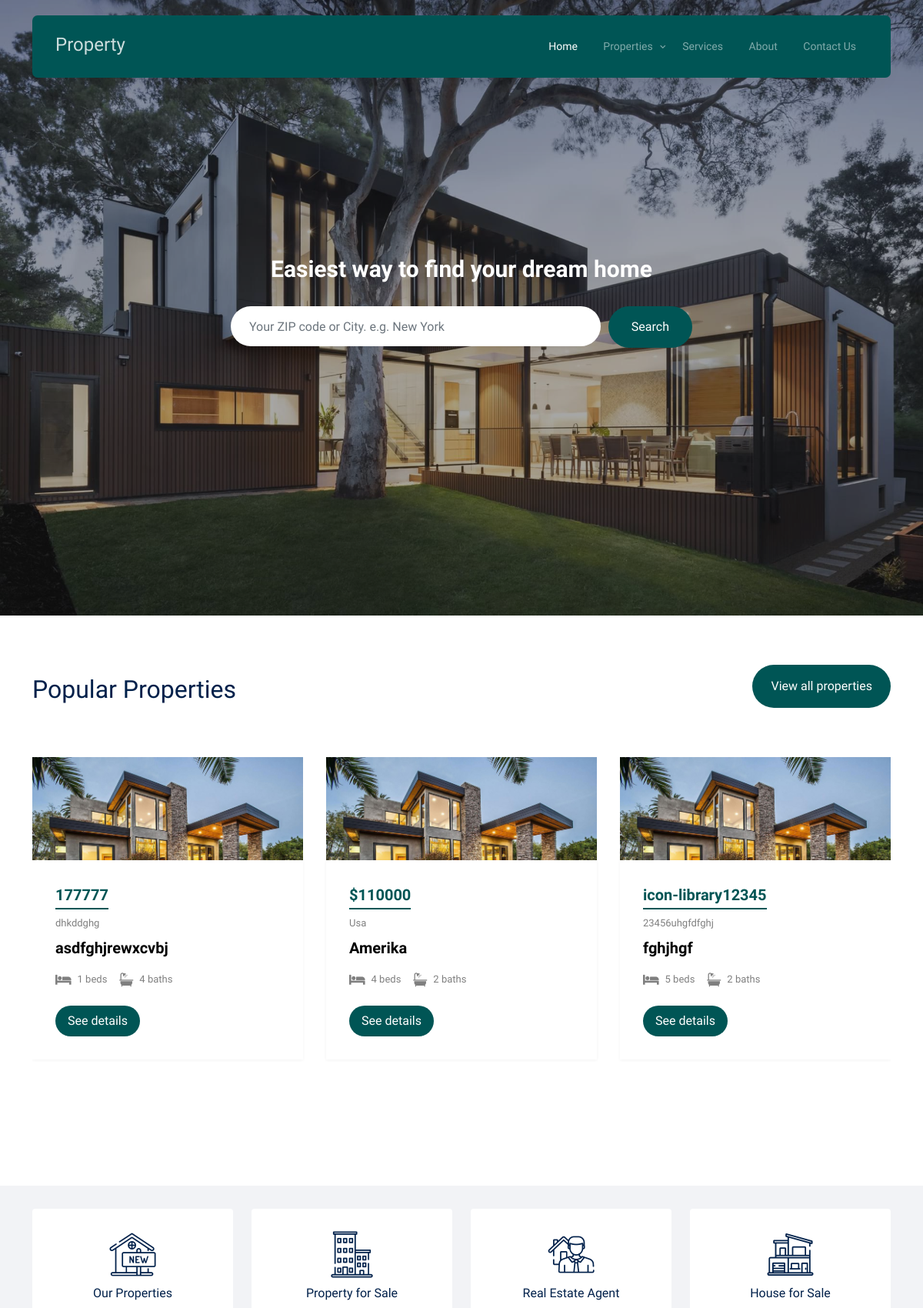
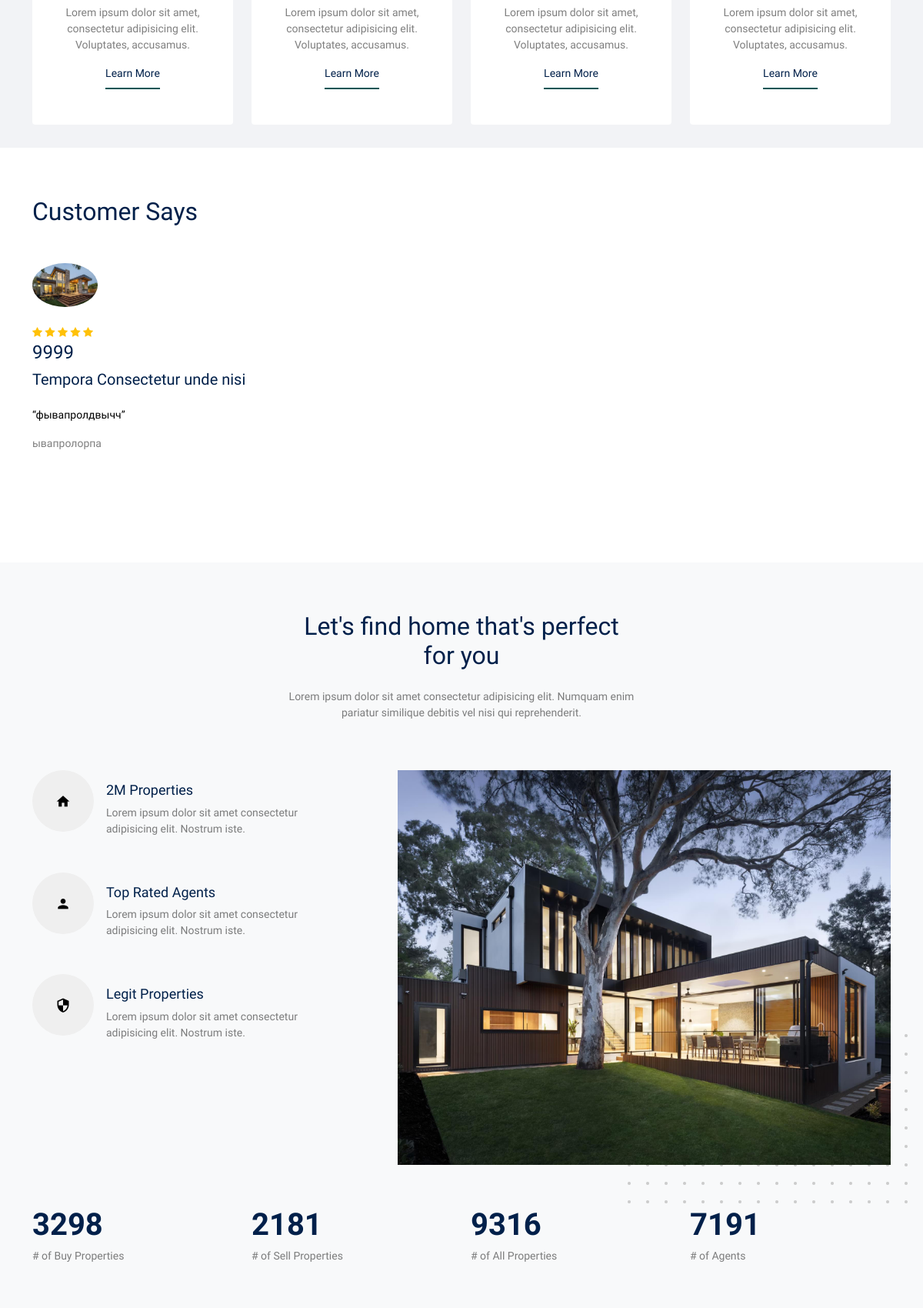
The page / (upper part) on the database its author committed (2 pictures, top to bottom).
### home/models.py (models this page shows, shortened)
class Home(models.Model):
    image = models.ImageField(upload_to='images/home')
    type = models.CharField(max_length=120)
    price = models.IntegerField()
    city = models.TextField(null=True, blank=True)
    location = models.TextField()
    beds = models.TextField(null=True, blank=True)
    baths = models.TextField(null=True, blank=True)

class Customer(models.Model):
    image = models.ImageField(upload_to='images/customer')
    rating = models.IntegerField(null=True, blank=True)
    name = models.CharField(max_length=120)
    descriptions = models.TextField(null=True, blank=True)
    job = models.CharField(max_length=120)

### home/views.py (the view)
# urls.py: path('', HomePageView.as_view(), name='home'),
class HomePageView(View):
    def get(self, request, *args, **kwargs):
        homes = Home.objects.all()
        customers = Customer.objects.all()
        agents = Agent.objects.all()
        context = {
            'homes': homes,
            'customers': customers,
            'agents': agents,
        }
        return render(request, 'index.html', context)

### templates/index.html (shortened to what this page needs)
{% extends 'base.html' %}
{% load static %}
{% block content %}
<div class="hero">
    <div class="container">
        <div class="row justify-content-center align-items-center">
            <div class="col-lg-9 text-center">
                <h1 class="heading" data-aos="fade-up">
                    Easiest way to find your dream home
                </h1>
                <form
                        action="#"
                        class="narrow-w form-search d-flex align-items-stretch mb-3"
                        data-aos="fade-up"
                        data-aos-delay="200"
                >
                    <input
                            type="text"
                            class="form-control px-4"
                            placeholder="Your ZIP code or City. e.g. New York"
                    />
                    <button type="submit" class="btn btn-primary">Search</button>
                </form>
            </div>
        </div>
    </div>
</div>
<div class="section">
    <div class="container">
        <div class="row mb-5 align-items-center">
            <div class="col-lg-6">
                <h2 class="font-weight-bold text-primary heading">
                    Popular Properties
                </h2>
            </div>
            <div class="col-lg-6 text-lg-end">
                <p>
                    <a
                            href="#"
                            target="_blank"
                            class="btn btn-primary text-white py-3 px-4"
                    >View all properties</a
                    >
                </p>
            </div>
        </div>
        <div class="row">
            <div class="col-12">
                <div class="property-slider-wrap">
                    <div class="property-slider">
                        {% for i in homes%}
                        <div class="property-item">
                            <a href="property-single.html" class="img">
                                <img src="{{ i.image.url }}" alt="Image" class="img-fluid"/>
                            </a>
                            <div class="property-content">
                                <div class="price mb-2"><span> {{ i.type }}{{ i.price }}</span></div>
                                <div>
                      <span class="d-block mb-2 text-black-50"
                      >{{ i.city }}</span
                      >
                                    <span class="city d-block mb-3">{{ i.location }}</span>
                                    <div class="specs d-flex mb-4">
                        <span class="d-block d-flex align-items-center me-3">
                          <span class="icon-bed me-2"></span>
                          <span class="caption">{{ i.beds }} beds</span>
                        </span>
                                        <span class="d-block d-flex align-items-center">
                          <span class="icon-bath me-2"></span>
                          <span class="caption">{{ i.baths }} baths</span>
                        </span>
                                    </div>
                                    <a
                                            href="property-single.html"
                                            class="btn btn-primary py-2 px-3"
                                    >See details</a
                                    >
                                </div>
                            </div>
                        </div>
                        {% endfor %}
                    </div>
                </div>
            </div>
        </div>
    </div>
</div>
<section class="features-1">
    <div class="container">
        <div class="row">
            <div class="col-6 col-lg-3" data-aos="fade-up" data-aos-delay="300">
                <div class="box-feature">
                    <span class="flaticon-house"></span>
                    <h3 class="mb-3">Our Properties</h3>
                    <p>
                        Lorem ipsum dolor sit amet, consectetur adipisicing elit.
                        Voluptates, accusamus.
                    </p>
                    <p><a href="#" class="learn-more">Learn More</a></p>
                </div>
            </div>
            <div class="col-6 col-lg-3" data-aos="fade-up" data-aos-delay="500">
                <div class="box-feature">
                    <span class="flaticon-building"></span>
                    <h3 class="mb-3">Property for Sale</h3>
                    <p>
                        Lorem ipsum dolor sit amet, consectetur adipisicing elit.
                        Voluptates, accusamus.
                    </p>
                    <p><a href="#" class="learn-more">Learn More</a></p>
                </div>
            </div>
            <div class="col-6 col-lg-3" data-aos="fade-up" data-aos-delay="400">
                <div class="box-feature">
                    <span class="flaticon-house-3"></span>
                    <h3 class="mb-3">Real Estate Agent</h3>
                    <p>
                        Lorem ipsum dolor sit amet, consectetur adipisicing elit.
                        Voluptates, accusamus.
                    </p>
                    <p><a href="#" class="learn-more">Learn More</a></p>
                </div>
            </div>
            <div class="col-6 col-lg-3" data-aos="fade-up" data-aos-delay="600">
                <div class="box-feature">
                    <span class="flaticon-house-1"></span>
                    <h3 class="mb-3">House for Sale</h3>
                    <p>
                        Lorem ipsum dolor sit amet, consectetur adipisicing elit.
                        Voluptates, accusamus.
                    </p>
                    <p><a href="#" class="learn-more">Learn More</a></p>
                </div>
            </div>
        </div>
    </div>
</section>
<div class="section sec-testimonials">
    <div class="container">
        <div class="row mb-5 align-items-center">
            <div class="col-md-6">
                <h2 class="font-weight-bold heading text-primary mb-4 mb-md-0">
                    Customer Says
                </h2>
            </div>
        </div>
        <div class="testimonial-slider-wrap">
            <div class="testimonial-slider">
                {% for i in customers %}
                <div class="item">
                    <div class="testimonial">
                        <img
                                src="{{ i.image.url }}"
                                alt="Image"
                                class="img-fluid rounded-circle w-25 mb-4"
                        />
                        <div class="rate">
                            <span class="icon-star text-warning"></span>
                            <span class="icon-star text-warning"></span>
                            <span class="icon-star text-warning"></span>
                            <span class="icon-star text-warning"></span>
                            <span class="icon-star text-warning"></span>
                        </div>
                        <h4>{{ i.rating }}</h4>
                        <h3 class="h5 text-primary mb-4">{{ i.name }}</h3>
                        <blockquote>
                            <p>
                                &ldquo;{{ i.descriptions }}&rdquo;
                            </p>
                        </blockquote>
                        <p class="text-black-50">{{ i.job }}</p>
                    </div>
                </div>
                {% endfor %}
            </div>
        </div>
    </div>
</div>
<div class="section section-4 bg-light">
    <div class="container">
        <div class="row justify-content-center text-center mb-5">
            <div class="col-lg-5">
                <h2 class="font-weight-bold heading text-primary mb-4">
                    Let's find home that's perfect for you
                </h2>
                <p class="text-black-50">
                    Lorem ipsum dolor sit amet consectetur adipisicing elit. Numquam
                    enim pariatur similique debitis vel nisi qui reprehenderit.
                </p>
            </div>
        </div>
        <div class="row justify-content-between mb-5">
            <div class="col-lg-7 mb-5 mb-lg-0 order-lg-2">
                <div class="img-about dots">
                    <img src="../static/images/hero_bg_3.jpg" alt="Image" class="img-fluid"/>
                </div>
            </div>
            <div class="col-lg-4">
                <div class="d-flex feature-h">
              <span class="wrap-icon me-3">
                <span class="icon-home2"></span>
              </span>
                    <div class="feature-text">
                        <h3 class="heading">2M Properties</h3>
                        <p class="text-black-50">
                            Lorem ipsum dolor sit amet consectetur adipisicing elit.
                            Nostrum iste.
                        </p>
                    </div>
                </div>
                <div class="d-flex feature-h">
              <span class="wrap-icon me-3">
                <span class="icon-person"></span>
              </span>
                    <div class="feature-text">
                        <h3 class="heading">Top Rated Agents</h3>
                        <p class="text-black-50">
                            Lorem ipsum dolor sit amet consectetur adipisicing elit.
                            Nostrum iste.
                        </p>
                    </div>
                </div>
                <div class="d-flex feature-h">
              <span class="wrap-icon me-3">
                <span class="icon-security"></span>
              </span>
                    <div class="feature-text">
                        <h3 class="heading">Legit Properties</h3>
                        <p class="text-black-50">
                            Lorem ipsum dolor sit amet consectetur adipisicing elit.
                            Nostrum iste.
                        </p>
                    </div>
                </div>
            </div>
        </div>
        <div class="row section-counter mt-5">
            <div
                    class="col-6 col-sm-6 col-md-6 col-lg-3"
                    data-aos="fade-up"
                    data-aos-delay="300"
            >
                <div class="counter-wrap mb-5 mb-lg-0">
              <span class="number"
              ><span class="countup text-primary">3298</span></span
              >
                    <span class="caption text-black-50"># of Buy Properties</span>
                </div>
            </div>
            <div
                    class="col-6 col-sm-6 col-md-6 col-lg-3"
                    data-aos="fade-up"
                    data-aos-delay="400"
            >
                <div class="counter-wrap mb-5 mb-lg-0">
              <span class="number"
              ><span class="countup text-primary">2181</span></span
              >
                    <span class="caption text-black-50"># of Sell Properties</span>
                </div>
            </div>
            <div
                    class="col-6 col-sm-6 col-md-6 col-lg-3"
                    data-aos="fade-up"
                    data-aos-delay="500"
            >
                <div class="counter-wrap mb-5 mb-lg-0">
              <span class="number"
              ><span class="countup text-primary">9316</span></span
              >
                    <span class="caption text-black-50"># of All Properties</span>
                </div>
            </div>
            <div
                    class="col-6 col-sm-6 col-md-6 col-lg-3"
                    data-aos="fade-up"
                    data-aos-delay="600"
            >
                <div class="counter-wrap mb-5 mb-lg-0">
              <span class="number"
              ><span class="countup text-primary">7191</span></span
              >
                    <span class="caption text-black-50"># of Agents</span>
                </div>
            </div>
        </div>
    </div>
</div>
{% endblock %}

### static/css/tiny-slider.css (style rules this page uses)
.tns-slider { -webkit-transition:all 0s;-moz-transition:all 0s;transition:all 0s }
.tns-slider>.tns-item { -webkit-box-sizing:border-box;-moz-box-sizing:border-box;box-sizing:border-box }
.tns-horizontal.tns-subpixel { white-space:nowrap }
.tns-horizontal.tns-subpixel>.tns-item { display:inline-block;vertical-align:top;white-space:normal }
.tns-transparent { opacity:0;visibility:hidden }

### rows shown on the page
Home: image (picture), type "1", price "77777", city "dhkddghg", location "asdfghjrewxcvbj", beds "1", baths "4"
Home: image (picture), type "$", price "110000", city "Usa", location "Amerika", beds "4", baths "2"
Home: image (picture), type "icon-library", price "12345", city "23456uhgfdfghj", location "fghjhgf", beds "5", baths "2"
Customer: image (picture), rating "9999", name "Tempora Consectetur unde nisi", descriptions "фывапролдвычч", job "ывапролорпа"
